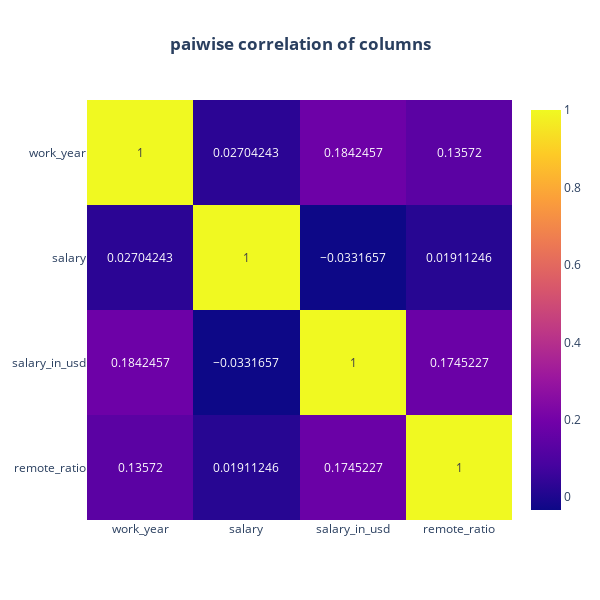

The cell this chart's notebook holds for it:
### Code cell
fig=px.imshow(df.corr(),text_auto=True,height=600,width=600,template='plotly',aspect='auto',title='<b>paiwise correlation of columns</b>')
fig.update_layout(title_x=0.5)
fig.show()

### Figure 1 — Plotly figure (JSON) as saved in the notebook; plotly's stock layout.template omitted (floating-point values rounded to 4 significant figures)
{"data": [{"coloraxis": "coloraxis", "hovertemplate": "x: %{x}<br>y: %{y}<br>color: %{z}<extra></extra>", "name": "0", "texttemplate": "%{z}", "type": "heatmap", "x": ["work_year", "salary", "salary_in_usd", "remote_ratio"], "xaxis": "x", "y": ["work_year", "salary", "salary_in_usd", "remote_ratio"], "yaxis": "y", "z": [[1, 0.02704, 0.1842, 0.1357], [0.02704, 1, -0.03317, 0.01911], [0.1842, -0.03317, 1, 0.1745], [0.1357, 0.01911, 0.1745, 1]]}], "layout": {"coloraxis": {"colorscale": [[0, "#0d0887"], [0.1111, "#46039f"], [0.2222, "#7201a8"], [0.3333, "#9c179e"], [0.4444, "#bd3786"], [0.5556, "#d8576b"], [0.6667, "#ed7953"], [0.7778, "#fb9f3a"], [0.8889, "#fdca26"], [1, "#f0f921"]]}, "height": 600, "title": {"text": "<b>paiwise correlation of columns</b>", "x": 0.5}, "width": 600, "xaxis": {"anchor": "y", "domain": [0, 1]}, "yaxis": {"anchor": "x", "autorange": "reversed", "domain": [0, 1]}}}
